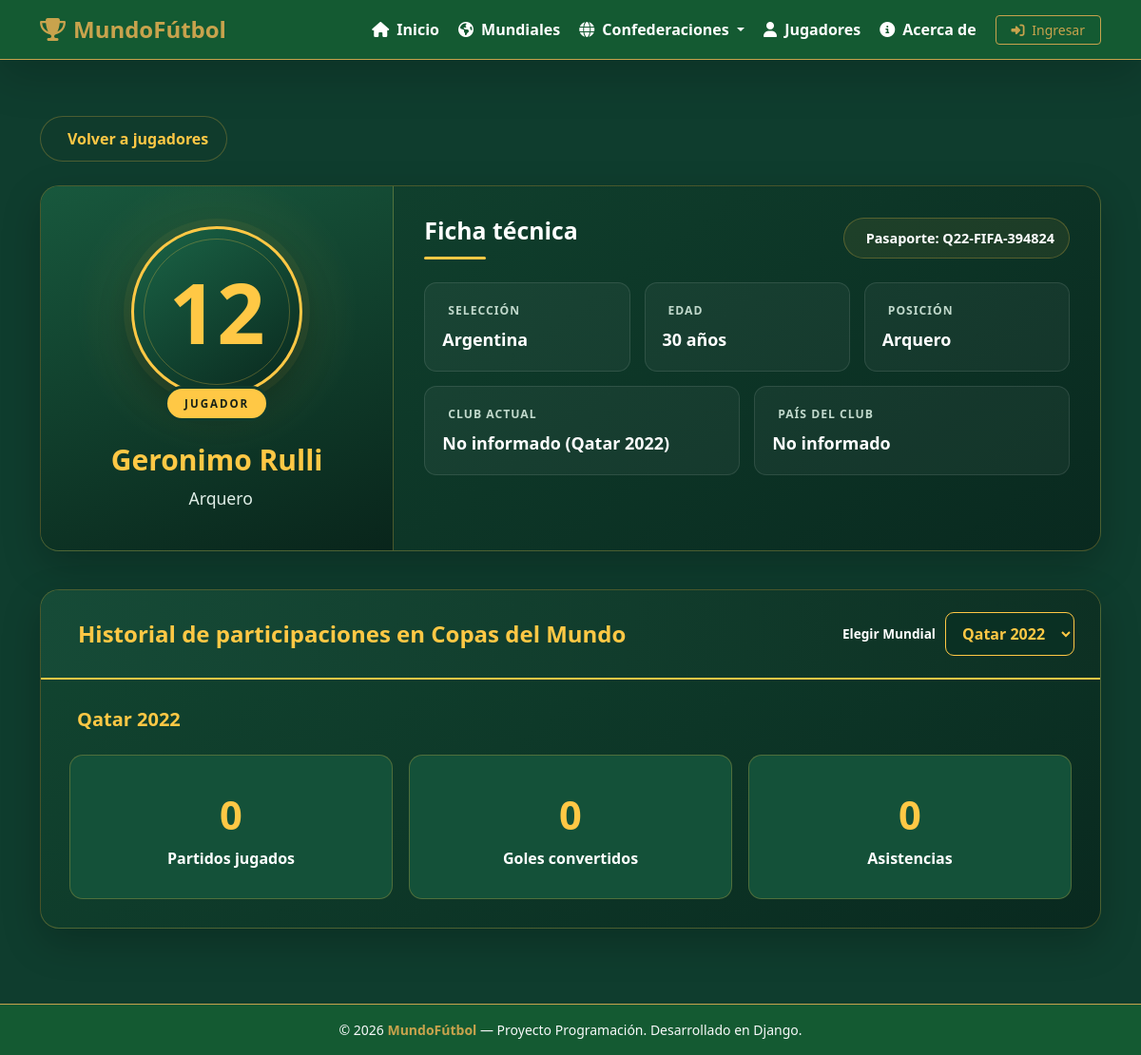
/jugador/12/, run on the app's committed database.
### mundial/models.py (models this page shows, shortened)
class Jugador(models.Model):
    POSICIONES = [
        ("ARQ", "Arquero"),
        ("DEF", "Defensa"),
        ("MED", "Mediocampista"),
        ("DEL", "Delantero"),
    ]
    apellido_nombres = models.CharField(
        max_length=150,
        verbose_name="Apellido y nombres"
    )
    pasaporte = models.CharField(
        max_length=30,
        unique=True,
        verbose_name="Número de pasaporte"
    )
    edad = models.PositiveIntegerField(
        validators=[
            MinValueValidator(15),
            MaxValueValidator(50)
        ]
    )
    posicion = models.CharField(
        max_length=3,
        choices=POSICIONES
    )
    equipo_actual = models.CharField(
        max_length=100,
        verbose_name="Equipo actual"
    )
    pais_equipo = models.CharField(
        max_length=100,
        verbose_name="País del equipo"
    )
    numero_camiseta = models.PositiveIntegerField(
        validators=[
            MinValueValidator(1),
            MaxValueValidator(99)
        ],
        verbose_name="Número de camiseta"
    )
    seleccion = models.ForeignKey(
        Seleccion,
        on_delete=models.CASCADE,
        related_name="jugadores"
    )
    class Meta:
        verbose_name = "Jugador"
        verbose_name_plural = "Jugadores"

class Seleccion(models.Model):
    nombre = models.CharField(max_length=100)
    confederacion = models.ForeignKey(
        Confederacion,
        on_delete=models.SET_NULL,
        null=True,
        blank=True,
        related_name="selecciones",
    )
    class Meta:
        verbose_name = "Selección"
        verbose_name_plural = "Selecciones"

class Mundial(models.Model):
    anio = models.IntegerField(
        unique=True,
        verbose_name="Año"
    )
    nombre = models.CharField(
        max_length=100,
        default="Copa Mundial de Fútbol",
        verbose_name="Nombre"
    )
    sede = models.CharField(
        max_length=100,
        verbose_name="Sede"
    )
    descripcion = models.TextField(
        blank=True,
        null=True,
        verbose_name="Descripción"
    )
    campeon = models.CharField(
        max_length=100,
        blank=True,
        null=True,
        verbose_name="Campeón"
    )
    subcampeon = models.CharField(
        max_length=100,
        blank=True,
        null=True,
        verbose_name="Subcampeón"
    )
    tercer_puesto = models.CharField(
        max_length=100,
        blank=True,
        null=True,
        verbose_name="Tercer Puesto"
    )
    maximo_goleador = models.CharField(
        max_length=100,
        blank=True,
        null=True,
        verbose_name="Máximo Goleador"
    )
    goles_maximo_goleador = models.PositiveIntegerField(
        default=0,
        blank=True,
        null=True,
        verbose_name="Goles del Máximo Goleador"
    )
    mvp_mundial = models.CharField(
        max_length=100,
        blank=True,
        null=True,
        verbose_name="MVP / Mejor Jugador"
    )
    mejor_arquero = models.CharField(
        max_length=100,
        blank=True,
        null=True,
        verbose_name="Mejor Arquero"
    )
    imagen_logo = models.ImageField(
        upload_to="mundiales/logos/",
        blank=True,
        null=True,
        verbose_name="Logo / Emblema"
    )
    imagen_portada = models.ImageField(
        upload_to="mundiales/portadas/",
        blank=True,
        null=True,
        verbose_name="Imagen de Portada"
    )
    class Meta:
        verbose_name = "Mundial"
        verbose_name_plural = "Mundiales"
        ordering = ["-anio"]

class HistorialJugador(models.Model):
    jugador = models.ForeignKey(
        Jugador,
        on_delete=models.CASCADE,
        related_name="historiales"
    )
    mundial = models.ForeignKey(
        Mundial,
        on_delete=models.CASCADE,
        related_name="historiales_jugadores"
    )
    partidos_jugados = models.PositiveIntegerField(
        default=0,
        verbose_name="Partidos jugados"
    )
    goles = models.PositiveIntegerField(
        default=0,
        verbose_name="Goles convertidos"
    )
    asistencias = models.PositiveIntegerField(
        default=0,
        verbose_name="Asistencias"
    )
    class Meta:
        verbose_name = "Historial de jugador"
        verbose_name_plural = "Historiales de jugadores"
        ordering = [
            "-mundial__anio",
            "jugador__apellido_nombres"
        ]
        constraints = [
            models.UniqueConstraint(
                fields=["jugador", "mundial"],
                name="un_historial_por_jugador_y_mundial"
            )
        ]

### mundial/views.py (the view)
def detalle_jugador(request, pk):
    jugador = get_object_or_404(Jugador, pk=pk)
    historiales = list(
        HistorialJugador.objects.filter(jugador=jugador)
        .select_related("mundial")
        .order_by("-mundial__anio")
    )
    anios = [h.mundial.anio for h in historiales]
    anio_parametro = request.GET.get("anio", "")
    try:
        anio_elegido = int(anio_parametro) if anio_parametro else (anios[0] if anios else None)
    except (TypeError, ValueError):
        anio_elegido = anios[0] if anios else None
    if anio_elegido not in anios:
        anio_elegido = anios[0] if anios else None
    historial_seleccionado = next(
        (h for h in historiales if h.mundial.anio == anio_elegido),
        None,
    )
    return render(request, "jugador/detalle_jugador.html", {
        "jugador": jugador,
        "historiales": historiales,
        "anio_elegido": anio_elegido,
        "historial_seleccionado": historial_seleccionado,
    })

### mundial/context_processors.py (called while the page is built)
def confederaciones_menu(request):
    return {
        "confederaciones_menu": Confederacion.objects.all().order_by("nombre")
    }

### templates/jugador/detalle_jugador.html (shortened to what this page needs)
{% extends 'base.html' %}
{% block content %}
<div class="container player-page">
    <a href="{% url 'jugadores' %}" class="player-back">
        Volver a jugadores
    </a>
    <section class="player-card">
        <div class="row g-0">
            <div class="col-md-4">
                <div class="player-identity">
                    <div class="player-shirt">
                        <span class="shirt-number">
                            {{ jugador.numero_camiseta|default:"—" }}
                        </span>
                    </div>
                    <span class="shirt-label">
                        JUGADOR
                    </span>
                    <h1 class="player-name">
                        {{ jugador.apellido_nombres }}
                    </h1>
                    <p class="player-position">
                        {{ jugador.get_posicion_display }}
                    </p>
                </div>
            </div>
            <div class="col-md-8">
                <div class="player-details">
                    <div class="player-details-header">
                        <div>
                            <h2 class="player-section-title">
                                Ficha técnica
                            </h2>
                            <div class="title-line"></div>
                        </div>
                        <span class="passport-badge">
                            Pasaporte:
                            {{ jugador.pasaporte|default:"No informado" }}
                        </span>
                    </div>
                    <div class="player-info-grid">
                        <div class="info-item">
                            <span class="info-label">
                                Selección
                            </span>
                            <span class="info-value">
                                {% if jugador.seleccion %}
                                    {{ jugador.seleccion.nombre }}
                                {% else %}
                                    No informada
                                {% endif %}
                            </span>
                        </div>
                        <div class="info-item">
                            <span class="info-label">
                                Edad
                            </span>
                            <span class="info-value">
                                {{ jugador.edad }} años
                            </span>
                        </div>
                        <div class="info-item">
                            <span class="info-label">
                                Posición
                            </span>
                            <span class="info-value">
                                {{ jugador.get_posicion_display }}
                            </span>
                        </div>
                        <div class="info-item wide">
                            <span class="info-label">
                                Club actual
                            </span>
                            <span class="info-value">
                                {{ jugador.equipo_actual|default:"No informado" }}
                            </span>
                        </div>
                        <div class="info-item wide">
                            <span class="info-label">
                                País del club
                            </span>
                            <span class="info-value">
                                {{ jugador.pais_equipo|default:"No informado" }}
                            </span>
                        </div>
                    </div>
                </div>
            </div>
        </div>
    </section>
    <section class="history-card" id="historial-mundiales">
        <div class="history-header">
            <h2 class="history-title">
                Historial de participaciones en Copas del Mundo
            </h2>
            {% if historiales %}
                <form method="get" class="history-year-form">
                    <label for="anio-mundial">
                        Elegir Mundial
                    </label>
                    <select
                        id="anio-mundial"
                        name="anio"
                        onchange="this.form.submit()"
                    >
                        {% for historial in historiales %}
                            <option
                                value="{{ historial.mundial.anio }}"
                                {% if historial.mundial.anio == anio_elegido %}selected{% endif %}
                            >
                                {{ historial.mundial.sede }}
                                {{ historial.mundial.anio }}
                            </option>
                        {% endfor %}
                    </select>
                </form>
            {% endif %}
        </div>
        {% if historial_seleccionado %}
            <div class="history-content">
                <h3 class="history-year-title">
                    {{ historial_seleccionado.mundial.sede }}
                    {{ historial_seleccionado.mundial.anio }}
                </h3>
                <div class="history-stats-grid">
                    <div class="history-stat-card">
                        <strong>
                            {{ historial_seleccionado.partidos_jugados }}
                        </strong>
                        <span>
                            Partidos jugados
                        </span>
                    </div>
                    <div class="history-stat-card">
                        <strong>
                            {{ historial_seleccionado.goles }}
                        </strong>
                        <span>
                            Goles convertidos
                        </span>
                    </div>
                    <div class="history-stat-card">
                        <strong>
                            {{ historial_seleccionado.asistencias }}
                        </strong>
                        <span>
                            Asistencias
                        </span>
                    </div>
                </div>
            </div>
        {% endif %}
    </section>
</div>
{% endblock %}

### mundial/static/css/estilos.css (style rules this page uses)
:root { --color-fondo: #0F3D2E; --color-navbar: #145A32; --color-tarjeta: #1E8449; --color-dorado: #C8A34D; --color-texto: #FFFFFF; --color-verde-clasificado: #24AD71; --color-verde-tercero: #194C39; --color-gris-tabla: #212529; --altura-navbar: 80px; }
html { background-color: var(--color-fondo); }
body { background-color: var(--color-fondo) !important; color: var(--color-texto) !important; font-family: system-ui, -apple-system, "Segoe UI", Roboto, sans-serif; min-height: 100vh; }

### data on the page
Jugador: numero_camiseta "12", apellido_nombres "Geronimo Rulli", posicion "Arquero", pasaporte "Q22-FIFA-394824", seleccion.nombre "Argentina", edad "30", equipo_actual "No informado (Qatar 2022)", pais_equipo "No informado"
Mundial: anio "Qatar 2022"
HistorialJugador: mundial.sede "Qatar", mundial.anio "2022", partidos_jugados "0", goles "0", asistencias "0"
